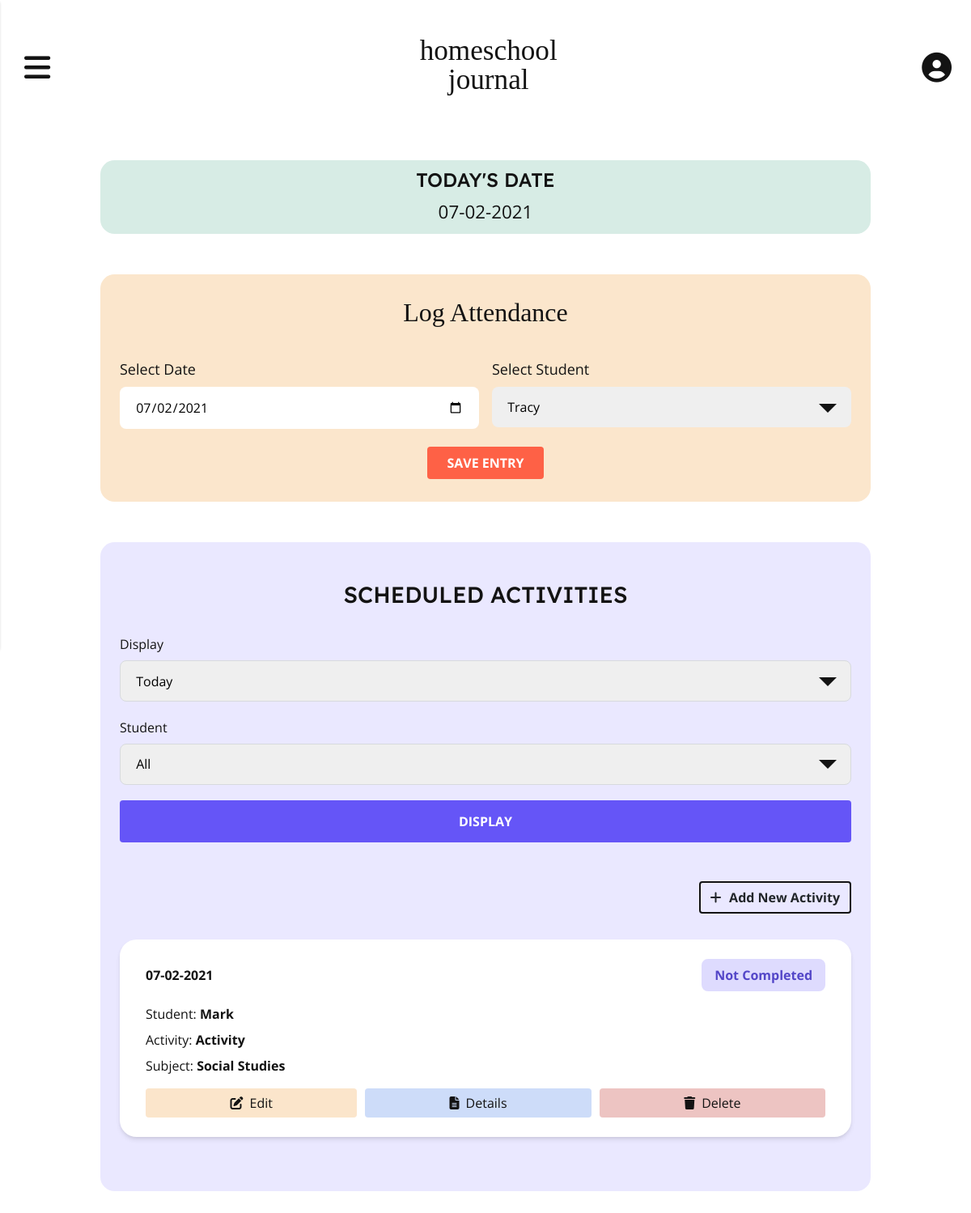
Screenshot of /index (signed in) with the database file from the repository.
### app/models.py (models this page shows, shortened)
class Activity(db.Model):
    id = db.Column(db.Integer, primary_key=True)
    title = db.Column(db.String(150), index=True, nullable=False)
    user_id = db.Column(db.Integer, db.ForeignKey('user.id'), index=True)
    subject_id = db.Column(db.Integer, db.ForeignKey('subject.id'), index=True, nullable=False)
    student_id = db.Column(db.Integer, db.ForeignKey('student.id'), index=True, nullable=False)
    description = db.Column(db.Text, index=True)
    resources = db.Column(db.Text, index=True)
    activity_date = db.Column(db.String(64), index=True, nullable=False)
    notes = db.Column(db.Text, index=True)
    status = db.Column(db.String(64), index=True, nullable=False)

class Student(db.Model):
    id = db.Column(db.Integer, primary_key=True)
    student_name = db.Column(db.String(64), index=True)
    user_id = db.Column(db.Integer, db.ForeignKey('user.id'))
    attendance = db.relationship('Attendance', backref='student', lazy='dynamic')
    activities = db.relationship('Activity', backref='student', lazy='dynamic')
    def __repr__(self):
        return '<Student {}>'.format(self.student_name)
    def __str__(self):
        return self.student_name

class Subject(db.Model):
    id = db.Column(db.Integer, primary_key=True)
    user_id = db.Column(db.Integer, db.ForeignKey('user.id'), index=True)
    subject_name = db.Column(db.String(64), index=True)
    activities = db.relationship('Activity', backref='subject', lazy='dynamic')
    def __str__(self):
        return self.subject_name

### app/routes.py (the view, shortened to what this page needs)
@app.route('/',  methods=['GET', 'POST'])
@app.route('/index', methods=['GET', 'POST'])
@login_required
def index():
    form = AddStudentSubjectForm()
    students = current_user.students
    form2 = AddAttendanceForm()
    form2.student.choices = students
    today = datetime.date.today() # Gets current date
    current_weekday = today.isoweekday()
    form3 = DisplayActivitiesForm()
    student_list = ["All"]
    for student in students:
        student_list.append(student)
    print(student_list)
    form3.student.choices = student_list
    activities = current_user.activities.filter_by(activity_date=today).all()
    return render_template('index.html', form=form, form2=form2, today=today, form3=form3, activities=activities)

### app/forms.py
class AddStudentSubjectForm(FlaskForm):
    user_student = SelectField('How many students do you have?', choices=[ 1, 2, 3, 4, 5, 6, 7, 8], validators=[DataRequired()])
    student_name1 = StringField('Student Name(s)', validators=[DataRequired("Please enter student's name")])
    user_subject = SelectField('How many subjects do you teach?', choices=[ 1, 2, 3, 4, 5, 6, 7, 8, 9, 10], validators=[DataRequired()] )
    subject_name1 = StringField('Subject', validators=[DataRequired("Please enter subject name")])
    submit = SubmitField('Update')

class AddAttendanceForm(FlaskForm):
    attendance_date = DateField('Select Date', format='%Y-%m-%d')
    student = SelectField(u'Select Student', choices=[])
    submit = SubmitField('Save Entry')

### app/__init__.py (called while the page is built)
@app.template_filter()
def datetime_format_filter(value, format='%m-%d-%Y'):
    return value.strftime(format)

@app.template_filter()
def string_to_datetime_filter(value):
    return datetime.strptime(value, '%Y-%m-%d')

### app/models.py (called while the page is built)
@login.user_loader
def load_user(id):
    return User.query.get(int(id))

### app/templates/index.html (shortened to what this page needs)
{% extends "base.html" %}
{% block content %}
    {% if current_user.student_number %}
    <div class="date-wrapper">
        <h2 class="date-title">Today's Date</h2>
        <p class="date-info">{{ today | datetime_format_filter }}</p>
    </div>
    <div class="attendance">
        <h2 class="attendance__title">Log Attendance</h2>
        <form class="attendance__form" method="POST" action="/index" role="form" novalidate>
            <div class="attendance__fields">
                <div class="attendance__field attendance__field--date">
                    {{ form2.attendance_date.label(class_='attendance__field-label') }}
                    {{ form2.attendance_date(class_='datepicker attendance__field-input', value=today) }}
                </div>
                <div class="attendance__field attendance__field--student">
                    {{ form2.student.label(class_='attendance__field-label') }}
                    <div class="attendance__student-input">
                        {{ form2.student(class_='attendance__field-input attendance__field-input--student') }}
                    </div>
                </div>
            </div>
            {{ form2.submit(class_='btn attendance__btn') }}
        </form>
    </div>
    <div class="activities">
        <h3 class="activities__title">Scheduled Activities</h3>
        <div class="activities__wrapper">
            <form method="POST" action="/index" class="activities__form" novalidate>
                <div class="activities__field-wrapper">
                    <div class="activities__field activities__field-display">
                        {{ form3.display.label }}
                        <div class="activities__input">
                            {{ form3.display(class_='form-select--light activities__field-input activities__display-input') }}
                        </div>
                    </div>
                    <div class="activities__field activities__field-student">
                        {{ form3.student.label }}
                        <div class="activities__input">
                            {{ form3.student(class_='form-select--light activities__field-input activities__student-input') }}
                        </div>
                    </div>
                </div>
                {{ form3.display_submit(class_='btn activities__btn') }}
            </form>
        </div>
        <section class="activity-display">
            <div class="activity-display__add">
                <a href="{{ url_for('add') }}" id="add-btn" class="btn activity-display__add-btn"><i class="fas fa-plus activity-display__add-btn-icon"></i>Add New Activity</a>
            </div>
            <div class="activity-display__cards">
                {% for activity in activities %}
                <div class="activity__card">
                    <div class="activity__card-header">
                        <p class="activity__card-date">{{ activity.activity_date | string_to_datetime_filter | datetime_format_filter }}</p>
                        <p class="activity__card-status activity__card-status-{{ activity.status | lower | replace(" ", "") }}">{{ activity.status }}</p>
                    </div>
                    <div class=activity__card-content>
                        <p class="activity__card-data activity__card-student">Student: <span class="activity__card-student-data">{{ activity.student }}</span></p>
                        <p class="activity__card-data activity__card-activity">Activity: <span class="activity__card-activity-data">{{ activity.title }}</span></p>
                        <p class="activity__card-data activity__card-subject">Subject: <span class="activity__card-subject-data">{{ activity.subject }}</span></p>
                    </div>
                    <div class="activity__card-controls">
                        <a href="{{ url_for('update', title=activity.title) }}" class="btn btn-edit activity__card-controls-btn"><i class="fas fa-edit activity__card-controls-icon"></i>Edit</a>
                        <a href="{{ url_for('details', title=activity.title) }}" class="btn btn-details activity__card-controls-btn"><i class="fas fa-file-alt activity__card-controls-icon"></i></i>Details</a>
                        <a href="{{ url_for('delete', id=activity.id) }}" class="btn btn-delete activity__card-controls-btn" onclick="return confirm('Are you sure you want to delete?')"><i class="fas fa-trash activity__card-controls-icon"></i>Delete</a>
                    </div>
                </div>
                {% endfor %}
            </div>
        </section>
    </div>
    {% endif %}
{% endblock %}

### rows the page displays
Activity: activity_date "07-02-2021", status "Not Completed", student "Mark", title "Activity", subject "Social Studies"
